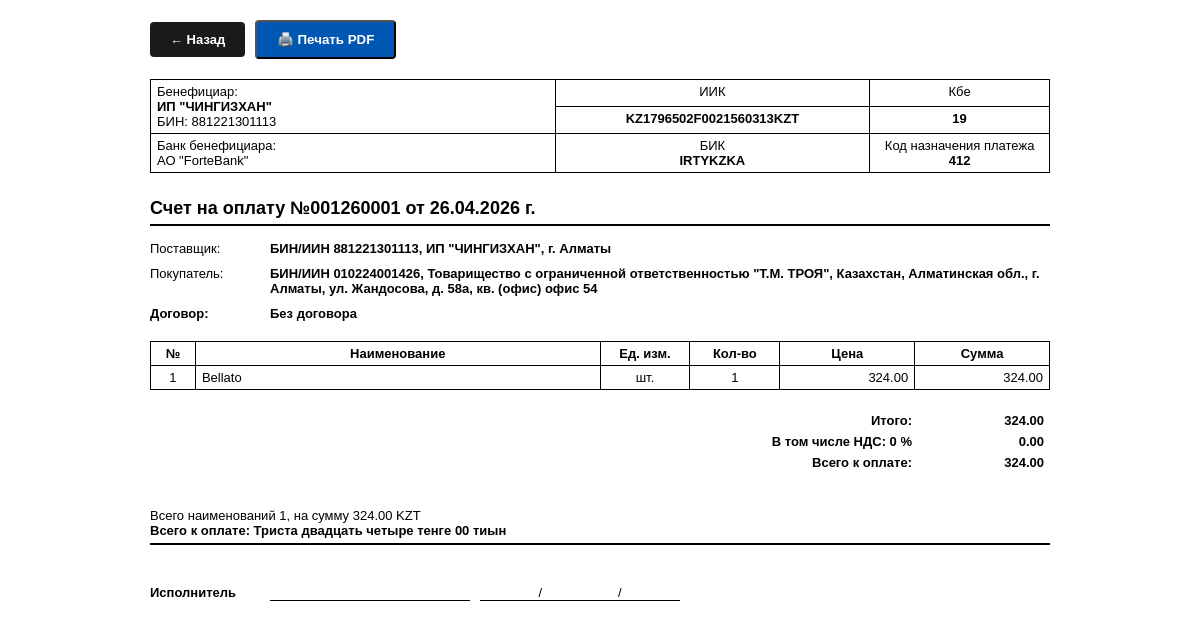
The page /print/001260001 on the database as committed earlier.
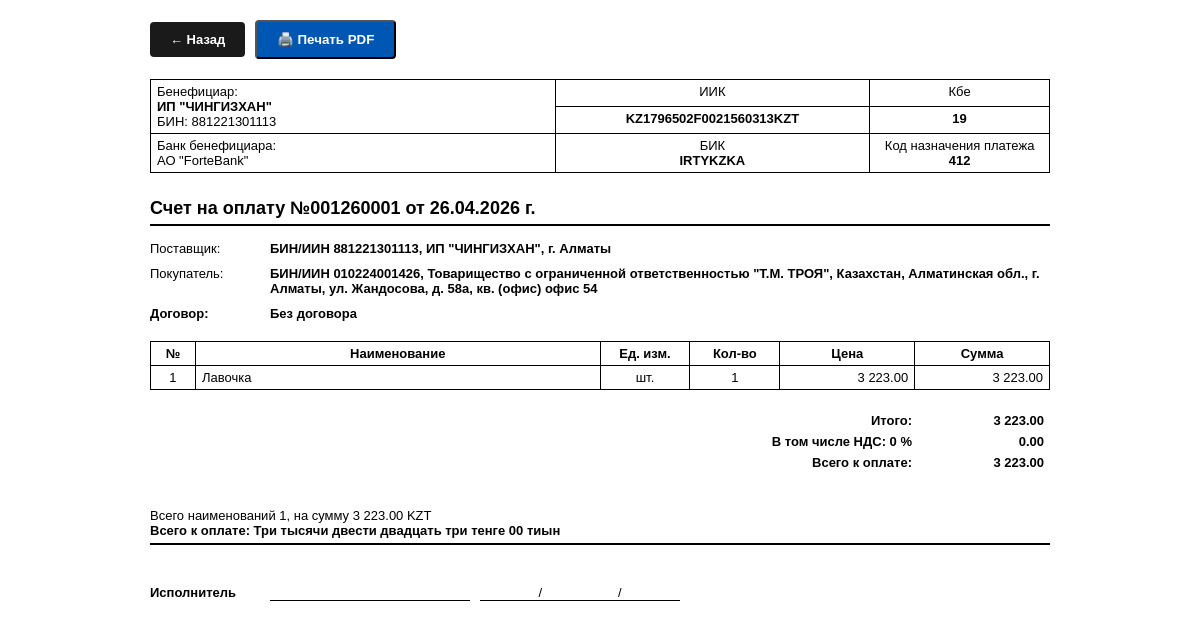
The same page on the database as committed later.
### tables this page shows
CREATE TABLE settings (key TEXT PRIMARY KEY, value TEXT);

CREATE TABLE invoices (id TEXT PRIMARY KEY, client_id TEXT, date TEXT, subtotal REAL, vat_rate REAL, vat_amount REAL, total REAL, status INTEGER DEFAULT 0, knp TEXT DEFAULT "859", markup REAL DEFAULT 0);

CREATE TABLE clients (id TEXT PRIMARY KEY, name TEXT, bin TEXT, contact TEXT, address TEXT);

CREATE TABLE invoice_items (id INTEGER PRIMARY KEY AUTOINCREMENT, invoice_id TEXT, item TEXT, unit TEXT, qty REAL, price REAL, total REAL);

### app.py (the view)
@app.route('/print/<id>')
def print_invoice(id):
    with sqlite3.connect(DB_NAME) as conn:
        c = conn.cursor()
        inv = c.execute("SELECT id, client_id, date, subtotal, vat_rate, vat_amount, total, status, knp FROM invoices WHERE id=?", (id,)).fetchone()
        items = c.execute("SELECT * FROM invoice_items WHERE invoice_id=?", (id,)).fetchall()
        client = c.execute("SELECT * FROM clients WHERE id=?", (inv[1],)).fetchone()
        s = {r[0]: r[1] for r in c.execute("SELECT * FROM settings").fetchall()}
    return render_template('print_invoice.html', inv=inv, items=items, client=client, s=s, sum_words=num2words_ru(inv[6]))

### templates/print_invoice.html (shortened to what this page needs)
<!DOCTYPE html>
<html lang="ru">
<head>
</head>
<body>
    <div class="no-print"><a href="/invoices" class="btn">← Назад</a><button onclick="window.print()" class="btn" style="background:#0056b3; margin-left: 10px;">🖨️ Печать PDF</button></div>
    <table class="b-table">
        <tr><td rowspan="2" style="width: 45%;">Бенефициар:<br><span class="bold">{{ s.company_name }}</span><br>БИН: {{ s.company_bin }}</td><td class="text-center" style="width: 35%;">ИИК</td><td class="text-center" style="width: 20%;">Кбе</td></tr>
        <tr><td class="text-center bold">{{ s.company_iban }}</td><td class="text-center bold">{{ s.company_kbe }}</td></tr>
        <tr><td>Банк бенефициара:<br>{{ s.company_bank }}</td><td class="text-center">БИК<br><span class="bold">{{ s.company_bik }}</span></td><td class="text-center">Код назначения платежа<br><span class="bold">{{ inv[8] }}</span></td></tr>
    </table>
    <div class="header-title">Счет на оплату №{{ inv[0] }} от {{ inv[2] }} г.</div>
    <div class="info-row"><div class="info-label">Поставщик:</div><div class="info-value">БИН/ИИН {{ s.company_bin }}, {{ s.company_name }}, {{ s.company_address }}</div></div>
    <div class="info-row"><div class="info-label">Покупатель:</div><div class="info-value">БИН/ИИН {{ client[2] }}, {{ client[1] }}, {{ client[4] }}</div></div>
    <div class="info-row" style="margin-bottom: 20px;"><div class="info-label bold">Договор:</div><div class="info-value bold">Без договора</div></div>
    <table class="b-table">
        <tr><th class="text-center" style="width: 5%;">№</th><th class="text-center">Наименование</th><th class="text-center" style="width: 10%;">Ед. изм.</th><th class="text-center" style="width: 10%;">Кол-во</th><th class="text-center" style="width: 15%;">Цена</th><th class="text-center" style="width: 15%;">Сумма</th></tr>
        {% for item in items %}
        <tr>
            <td class="text-center">{{ loop.index }}</td>
            <td>{{ item[2] }}</td>
            <td class="text-center">{{ item[3] }}</td>
            <td class="text-center">{{ '{:g}'.format(item[4]) }}</td>
            <td class="text-right">{{ '{:,.2f}'.format(item[5]).replace(',', ' ') }}</td>
            <td class="text-right">{{ '{:,.2f}'.format(item[6]).replace(',', ' ') }}</td>
        </tr>
        {% endfor %}
    </table>
    <table class="totals">
        <tr><td class="text-right bold">Итого:</td><td class="text-right bold" style="width: 120px;">{{ '{:,.2f}'.format(inv[3]).replace(',', ' ') }}</td></tr>
        <tr><td class="text-right bold">В том числе НДС: {{ '{:g}'.format(inv[4]) }} %</td><td class="text-right bold">{{ '{:,.2f}'.format(inv[5]).replace(',', ' ') }}</td></tr>
        <tr><td class="text-right bold">Всего к оплате:</td><td class="text-right bold">{{ '{:,.2f}'.format(inv[6]).replace(',', ' ') }}</td></tr>
    </table>
    <div style="margin-top: 15px; border-bottom: 2px solid #000; padding-bottom: 5px;">
        <div>Всего наименований {{ items|length }}, на сумму {{ '{:,.2f}'.format(inv[6]).replace(',', ' ') }} KZT</div>
        <div class="bold">Всего к оплате: {{ sum_words }}</div>
    </div>
    <div style="margin-top: 40px; display: flex;">
        <div class="bold" style="width: 120px;">Исполнитель</div><div style="flex: 1; border-bottom: 1px solid #000; margin-right: 10px; max-width: 200px;"></div><div style="flex: 1; border-bottom: 1px solid #000; max-width: 200px; text-align: center;">/&nbsp;&nbsp;&nbsp;&nbsp;&nbsp;&nbsp;&nbsp;&nbsp;&nbsp;&nbsp;&nbsp;&nbsp;&nbsp;&nbsp;&nbsp;&nbsp;&nbsp;&nbsp;&nbsp;&nbsp;&nbsp;/</div>
    </div>
</body>
</html>

### templates/print_invoice.html (style rules this page uses)
body { font-family: Arial, sans-serif; font-size: 13px; color: #000; padding: 20px; background: #fff; max-width: 900px; margin: 0 auto; }
table { width: 100%; border-collapse: collapse; margin-bottom: 20px; }
.b-table td, .b-table th { border: 1px solid #000; padding: 4px 6px; vertical-align: top; }
.text-center { text-align: center; }
.text-right { text-align: right; }
.bold { font-weight: bold; }
.header-title { font-size: 18px; font-weight: bold; margin: 25px 0 15px 0; border-bottom: 2px solid #000; padding-bottom: 5px; }
.info-row { display: flex; margin-bottom: 10px; }
.info-label { width: 120px; }
.info-value { flex: 1; font-weight: bold; }
.totals { width: 400px; float: right; }
.totals td { padding: 3px 6px; }
.btn { background: #1a1a1a; color: #fff; padding: 10px 20px; text-decoration: none; border-radius: 4px; display: inline-block; margin-bottom: 20px; font-weight: bold; }

Rows that differ between the two databases and show on the page:
removed invoice_items: item "Bellato", unit "шт.", qty "1", price "324.00", total "324.00"
changed invoices id 001260001: subtotal "324.00" → "3 223.00"; total "324.00" → "3 223.00"
added invoice_items: item "Лавочка", unit "шт.", qty "1", price "3 223.00", total "3 223.00"
Other text that changed with them:
{{ sum_words }}: "Триста двадцать четыре тенге 00 тиын" → "Три тысячи двести двадцать три тенге 00 тиын"
